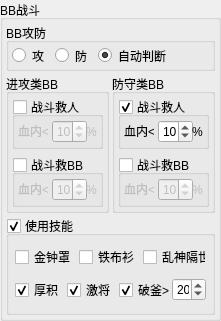
                  <widget class="QGroupBox" name="groupBox_bb">
                   <property name="geometry">
                    <rect>
                     <x>230</x>
                     <y>1</y>
                     <width>221</width>
                     <height>321</height>
                    </rect>
                   </property>
                   <property name="minimumSize">
                    <size>
                     <width>210</width>
                     <height>0</height>
                    </size>
                   </property>
                   <property name="maximumSize">
                    <size>
                     <width>230</width>
                     <height>16777215</height>
                    </size>
                   </property>
                   <property name="title">
                    <string>BB战斗</string>
                   </property>
                   <property name="alignment">
                    <set>Qt::AlignLeading|Qt::AlignLeft|Qt::AlignTop</set>
                   </property>
                   <property name="flat">
                    <bool>false</bool>
                   </property>
                   <layout class="QVBoxLayout" name="verticalLayout_36">
                    <property name="spacing">
                     <number>3</number>
                    </property>
                    <property name="leftMargin">
                     <number>3</number>
                    </property>
                    <property name="topMargin">
                     <number>3</number>
                    </property>
                    <property name="rightMargin">
                     <number>3</number>
                    </property>
                    <property name="bottomMargin">
                     <number>3</number>
                    </property>
                    <item>
                     <widget class="QGroupBox" name="groupBox_bb_fight_defend">
                      <property name="maximumSize">
                       <size>
                        <width>16777215</width>
                        <height>48</height>
                       </size>
                      </property>
                      <property name="title">
                       <string>BB攻防</string>
                      </property>
                      <layout class="QVBoxLayout" name="verticalLayout_37">
                       <property name="leftMargin">
                        <number>3</number>
                       </property>
                       <property name="topMargin">
                        <number>3</number>
                       </property>
                       <property name="rightMargin">
                        <number>3</number>
                       </property>
                       <property name="bottomMargin">
                        <number>3</number>
                       </property>
                       <item>
                        <widget class="QWidget" name="widget_bb_fight" native="true">
                         <property name="maximumSize">
                          <size>
                           <width>16777215</width>
                           <height>24</height>
                          </size>
                         </property>
                         <layout class="QHBoxLayout" name="horizontalLayout_28">
                          <property name="leftMargin">
                           <number>0</number>
                          </property>
                          <property name="topMargin">
                           <number>0</number>
                          </property>
                          <property name="rightMargin">
                           <number>0</number>
                          </property>
                          <property name="bottomMargin">
                           <number>0</number>
                          </property>
                          <item>
                           <widget class="QRadioButton" name="radioButton_14">
                            <property name="text">
                             <string>攻</string>
                            </property>
                           </widget>
                          </item>
                          <item>
                           <widget class="QRadioButton" name="radioButton_15">
                            <property name="text">
                             <string>防</string>
                            </property>
                           </widget>
                          </item>
                          <item>
                           <widget class="QRadioButton" name="radioButton_16">
                            <property name="toolTip">
                             <string>原理是每回合根据宝宝头像决定宝宝的攻防</string>
                            </property>
                            <property name="text">
                             <string>自动判断</string>
                            </property>
                            <property name="checked">
                             <bool>true</bool>
                            </property>
                           </widget>
                          </item>
                          <item>
                           <spacer name="horizontalSpacer_8">
                            <property name="orientation">
                             <enum>Qt::Horizontal</enum>
                            </property>
                            <property name="sizeHint" stdset="0">
                             <size>
                              <width>40</width>
                              <height>20</height>
                             </size>
                            </property>
                           </spacer>
                          </item>
                         </layout>
                        </widget>
                       </item>
                      </layout>
                     </widget>
                    </item>
                    <item>
                     <layout class="QHBoxLayout" name="horizontalLayout_61">
                      <item>
                       <widget class="QGroupBox" name="groupBox_fight_bb">
                        <property name="minimumSize">
                         <size>
                          <width>0</width>
                          <height>126</height>
                         </size>
                        </property>
                        <property name="title">
                         <string>进攻类BB</string>
                        </property>
                        <layout class="QVBoxLayout" name="verticalLayout_38">
                         <property name="spacing">
                          <number>6</number>
                         </property>
                         <property name="leftMargin">
                          <number>3</number>
                         </property>
                         <property name="topMargin">
                          <number>3</number>
                         </property>
                         <property name="rightMargin">
                          <number>3</number>
                         </property>
                         <property name="bottomMargin">
                          <number>3</number>
                         </property>
                         <item>
                          <widget class="QGroupBox" name="groupBox_fight_bb_save_people">
                           <property name="title">
                            <string>战斗救人</string>
                           </property>
                           <property name="checkable">
                            <bool>true</bool>
                           </property>
                           <property name="checked">
                            <bool>false</bool>
                           </property>
                           <layout class="QGridLayout" name="gridLayout_29">
                            <property name="leftMargin">
                             <number>3</number>
                            </property>
                            <property name="topMargin">
                             <number>3</number>
                            </property>
                            <property name="rightMargin">
                             <number>3</number>
                            </property>
                            <property name="bottomMargin">
                             <number>3</number>
                            </property>
                            <property name="spacing">
                             <number>3</number>
                            </property>
                            <item row="0" column="0">
                             <layout class="QHBoxLayout" name="horizontalLayout_63">
                              <property name="spacing">
                               <number>4</number>
                              </property>
                              <item>
                               <widget class="QLabel" name="label_67">
                                <property name="text">
                                 <string>血内&lt;</string>
                                </property>
                               </widget>
                              </item>
                              <item>
                               <widget class="QSpinBox" name="spin_count_fight_bb_save_people">
                                <property name="minimumSize">
                                 <size>
                                  <width>35</width>
                                  <height>0</height>
                                 </size>
                                </property>
                                <property name="maximumSize">
                                 <size>
                                  <width>35</width>
                                  <height>16777215</height>
                                 </size>
                                </property>
                                <property name="minimum">
                                 <number>1</number>
                                </property>
                                <property name="value">
                                 <number>10</number>
                                </property>
                               </widget>
                              </item>
                              <item>
                               <widget class="QLabel" name="label_68">
                                <property name="text">
                                 <string>%</string>
                                </property>
                               </widget>
                              </item>
                             </layout>
                            </item>
                           </layout>
                          </widget>
                         </item>
                         <item>
                          <widget class="QGroupBox" name="groupBox_fight_bb_save_bb">
                           <property name="title">
                            <string>战斗救BB</string>
                           </property>
                           <property name="checkable">
                            <bool>true</bool>
                           </property>
                           <property name="checked">
                            <bool>false</bool>
                           </property>
                           <layout class="QGridLayout" name="gridLayout_35">
                            <property name="leftMargin">
                             <number>3</number>
                            </property>
                            <property name="topMargin">
                             <number>3</number>
                            </property>
                            <property name="rightMargin">
                             <number>3</number>
                            </property>
                            <property name="bottomMargin">
                             <number>3</number>
                            </property>
                            <property name="spacing">
                             <number>3</number>
                            </property>
                            <item row="0" column="0">
                             <layout class="QHBoxLayout" name="horizontalLayout_71">
                              <property name="spacing">
                               <number>4</number>
                              </property>
                              <item>
                               <widget class="QLabel" name="label_69">
                                <property name="text">
                                 <string>血内&lt;</string>
                                </property>
                               </widget>
                              </item>
                              <item>
                               <widget class="QSpinBox" name="spin_count_fight_bb_save_bb">
                                <property name="minimumSize">
                                 <size>
                                  <width>35</width>
                                  <height>0</height>
                                 </size>
                                </property>
                                <property name="maximumSize">
                                 <size>
                                  <width>35</width>
                                  <height>16777215</height>
                                 </size>
                                </property>
                                <property name="minimum">
                                 <number>1</number>
                                </property>
                                <property name="value">
                                 <number>10</number>
                                </property>
                               </widget>
                              </item>
                              <item>
                               <widget class="QLabel" name="label_70">
                                <property name="text">
                                 <string>%</string>
                                </property>
                               </widget>
                              </item>
                             </layout>
                            </item>
                           </layout>
                          </widget>
                         </item>
                        </layout>
                       </widget>
                      </item>
                      <item>
                       <widget class="QGroupBox" name="groupBox_defend_bb">
                        <property name="minimumSize">
                         <size>
                          <width>0</width>
                          <height>126</height>
                         </size>
                        </property>
                        <property name="title">
                         <string>防守类BB</string>
                        </property>
                        <layout class="QVBoxLayout" name="verticalLayout_39">
                         <property name="spacing">
                          <number>6</number>
                         </property>
                         <property name="leftMargin">
                          <number>3</number>
                         </property>
                         <property name="topMargin">
                          <number>3</number>
                         </property>
                         <property name="rightMargin">
                          <number>3</number>
                         </property>
                         <property name="bottomMargin">
                          <number>3</number>
                         </property>
                         <item>
                          <widget class="QGroupBox" name="groupBox_defend_bb_save_people">
                           <property name="title">
                            <string>战斗救人</string>
                           </property>
                           <property name="checkable">
                            <bool>true</bool>
                           </property>
                           <layout class="QGridLayout" name="gridLayout_36">
                            <property name="leftMargin">
                             <number>3</number>
                            </property>
                            <property name="topMargin">
                             <number>3</number>
                            </property>
                            <property name="rightMargin">
                             <number>3</number>
                            </property>
                            <property name="bottomMargin">
                             <number>3</number>
                            </property>
                            <property name="spacing">
                             <number>3</number>
                            </property>
                            <item row="0" column="0">
                             <layout class="QHBoxLayout" name="horizontalLayout_72">
                              <property name="spacing">
                               <number>4</number>
                              </property>
                              <item>
                               <widget class="QLabel" name="label_82">
                                <property name="text">
                                 <string>血内&lt;</string>
                                </property>
                               </widget>
                              </item>
                              <item>
                               <widget class="QSpinBox" name="spin_count_defend_bb_save_people">
                                <property name="minimumSize">
                                 <size>
                                  <width>35</width>
                                  <height>0</height>
                                 </size>
                                </property>
                                <property name="maximumSize">
                                 <size>
                                  <width>35</width>
                                  <height>16777215</height>
                                 </size>
                                </property>
                                <property name="minimum">
                                 <number>1</number>
                                </property>
                                <property name="value">
                                 <number>10</number>
                                </property>
                               </widget>
                              </item>
                              <item>
                               <widget class="QLabel" name="label_83">
                                <property name="text">
                                 <string>%</string>
                                </property>
                               </widget>
                              </item>
                             </layout>
                            </item>
                           </layout>
                          </widget>
                         </item>
                         <item>
                          <widget class="QGroupBox" name="groupBox_defend_bb_save_bb">
                           <property name="title">
                            <string>战斗救BB</string>
                           </property>
                           <property name="checkable">
                            <bool>true</bool>
                           </property>
                           <property name="checked">
                            <bool>false</bool>
                           </property>
                           <layout class="QGridLayout" name="gridLayout_37">
                            <property name="leftMargin">
                             <number>3</number>
                            </property>
                            <property name="topMargin">
                             <number>3</number>
                            </property>
                            <property name="rightMargin">
                             <number>3</number>
                            </property>
                            <property name="bottomMargin">
                             <number>3</number>
                            </property>
                            <property name="spacing">
                             <number>3</number>
                            </property>
                            <item row="0" column="0">
                             <layout class="QHBoxLayout" name="horizontalLayout_73">
                              <property name="spacing">
                               <number>4</number>
                              </property>
                              <item>
                               <widget class="QLabel" name="label_84">
                                <property name="text">
                                 <string>血内&lt;</string>
                                </property>
                               </widget>
                              </item>
                              <item>
                               <widget class="QSpinBox" name="spin_count_defend_bb_save_bb">
                                <property name="minimumSize">
                                 <size>
                                  <width>35</width>
                                  <height>0</height>
                                 </size>
                                </property>
                                <property name="maximumSize">
                                 <size>
                                  <width>35</width>
                                  <height>16777215</height>
                                 </size>
                                </property>
                                <property name="minimum">
                                 <number>1</number>
                                </property>
                                <property name="value">
                                 <number>10</number>
                                </property>
                               </widget>
                              </item>
                              <item>
                               <widget class="QLabel" name="label_85">
                                <property name="text">
                                 <string>%</string>
                                </property>
                               </widget>
                              </item>
                             </layout>
                            </item>
                           </layout>
                          </widget>
                         </item>
                        </layout>
                       </widget>
                      </item>
                     </layout>
                    </item>
                    <item>
                     <widget class="QGroupBox" name="groupBox_bb_use_skill">
                      <property name="minimumSize">
                       <size>
                        <width>0</width>
                        <height>70</height>
                       </size>
                      </property>
                      <property name="toolTip">
                       <string>队员也可以勾上这个，不是所有任务都会用，当队长执行到高难度任务时才会用</string>
                      </property>
                      <property name="title">
                       <string>使用技能</string>
                      </property>
                      <property name="checkable">
                       <bool>true</bool>
                      </property>
                      <layout class="QVBoxLayout" name="verticalLayout_40">
                       <property name="leftMargin">
                        <number>6</number>
                       </property>
                       <property name="topMargin">
                        <number>6</number>
                       </property>
                       <property name="rightMargin">
                        <number>6</number>
                       </property>
                       <property name="bottomMargin">
                        <number>6</number>
                       </property>
                       <item>
                        <layout class="QHBoxLayout" name="horizontalLayout_74">
                         <property name="spacing">
                          <number>3</number>
                         </property>
                         <item>
                          <widget class="QCheckBox" name="chk_fight_bb_jzz">
                           <property name="text">
                            <string>金钟罩</string>
                           </property>
                          </widget>
                         </item>
                         <item>
                          <widget class="QCheckBox" name="chk_fight_bb_tbs">
                           <property name="text">
                            <string>铁布衫</string>
                           </property>
                           <property name="checked">
                            <bool>false</bool>
                           </property>
                          </widget>
                         </item>
                         <item>
                          <widget class="QCheckBox" name="chk_fight_bb_lsgs">
                           <property name="text">
                            <string>乱神隔世</string>
                           </property>
                           <property name="checked">
                            <bool>false</bool>
                           </property>
                          </widget>
                         </item>
                        </layout>
                       </item>
                       <item>
                        <layout class="QHBoxLayout" name="horizontalLayout_75">
                         <property name="spacing">
                          <number>3</number>
                         </property>
                         <item>
                          <widget class="QCheckBox" name="chk_fight_bb_hj">
                           <property name="text">
                            <string>厚积</string>
                           </property>
                           <property name="checked">
                            <bool>true</bool>
                           </property>
                          </widget>
                         </item>
                         <item>
                          <widget class="QCheckBox" name="chk_fight_bb_jj">
                           <property name="text">
                            <string>激将</string>
                           </property>
                           <property name="checked">
                            <bool>true</bool>
                           </property>
                          </widget>
                         </item>
                         <item>
                          <layout class="QHBoxLayout" name="horizontalLayout_76">
                           <property name="spacing">
                            <number>1</number>
                           </property>
                           <item>
                            <widget class="QCheckBox" name="chk_fight_bb_pf">
                             <property name="text">
                              <string>破釜&gt;</string>
                             </property>
                             <property name="checked">
                              <bool>true</bool>
                             </property>
                            </widget>
                           </item>
                           <item>
                            <widget class="QSpinBox" name="spin_count_fight_bb_pf_round">
                             <property name="minimumSize">
                              <size>
                               <width>34</width>
                               <height>0</height>
                              </size>
                             </property>
                             <property name="toolTip">
                              <string>超过这里设置的回合数, 破釜才会施放, 并且破釜只会在打厚四回合以后用</string>
                             </property>
                             <property name="statusTip">
                              <string>超过这里设置的回合数, 破釜才会施放, 并且破釜只会在打厚四回合以后用</string>
                             </property>
                             <property name="value">
                              <number>20</number>
                             </property>
                            </widget>
                           </item>
                          </layout>
                         </item>
                        </layout>
                       </item>
                      </layout>
                     </widget>
                    </item>
                   </layout>
                  </widget>
